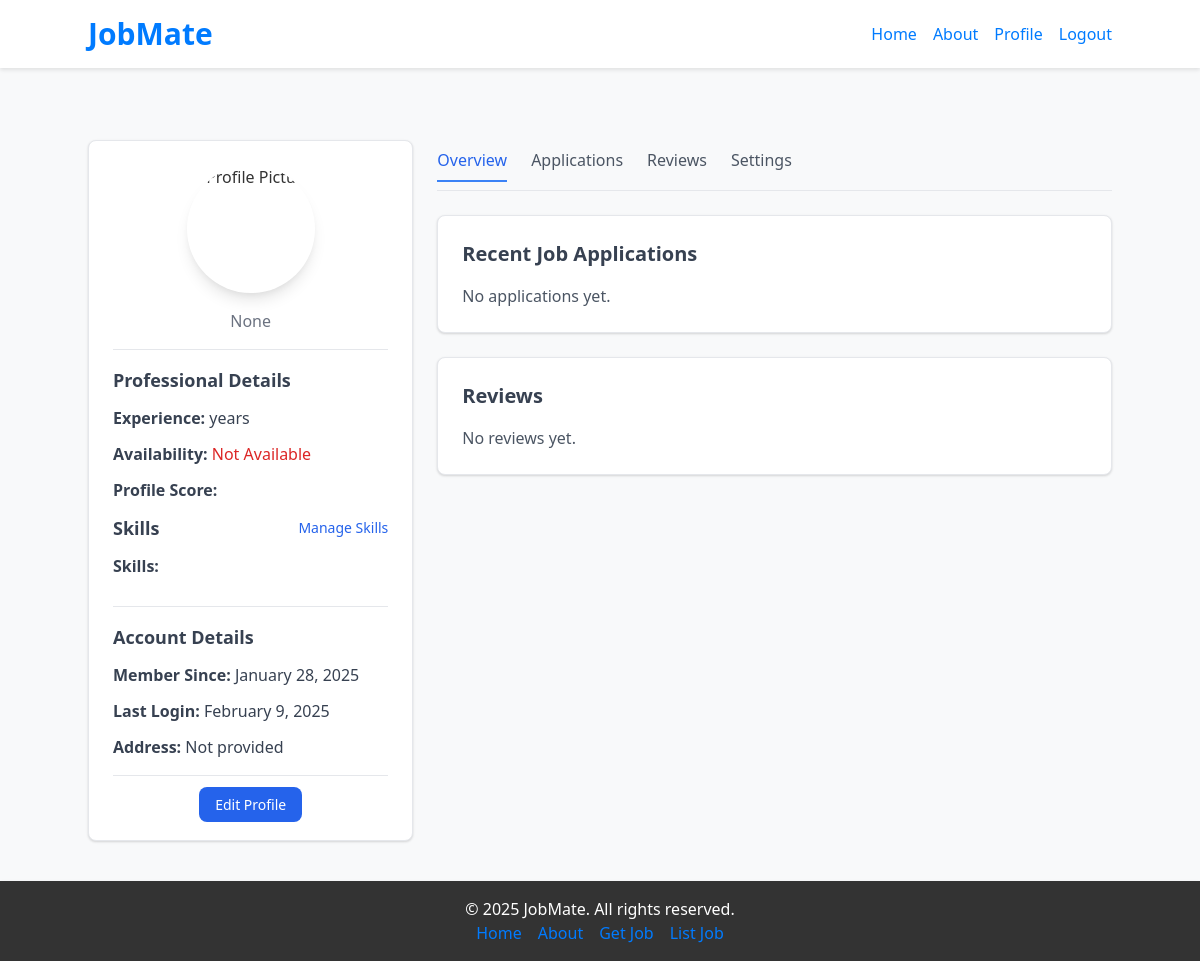
/worker/profile/ (signed in), run on an earlier commit of the app's database.
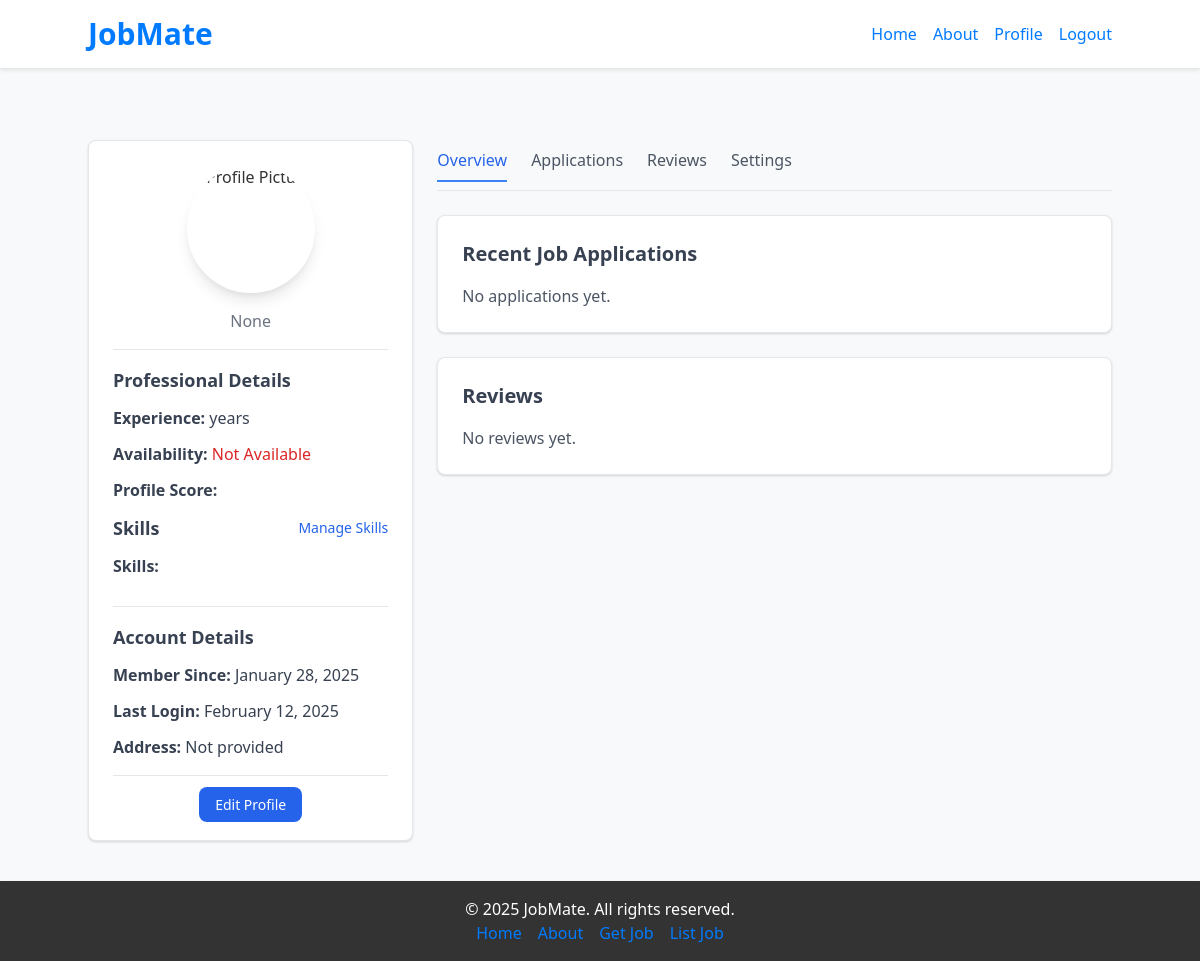
And on a later commit of the database.
### accounts/models.py (models this page shows)
class CustomUser(AbstractUser):
    ROLE_CHOICES = (
        ('worker', 'Worker'),
        ('contractor', 'Contractor'),
    )
    role = models.CharField(max_length=20, choices=ROLE_CHOICES, default='worker')
    phone = models.IntegerField(blank=True, null=True)
    address = models.TextField(blank=True, null=True)
    created_at = models.DateTimeField(auto_now_add=True)
    date_of_birth = models.DateField(blank=True, null=True)

### worker/views.py (the view)
# urls.py: path('profile/', views.profile_worker, name='worker-profile'),
@login_required(login_url='/login/')
def profile_worker(request):
    return render(request, 'worker_profile.html')

### worker/templates/worker_profile.html (shortened to what the changed rows need)
{% extends "base.html" %}
{% load static %}
{% block content %}
<div class="max-w-6xl mx-auto mt-8">
    <div class="grid grid-cols-1 md:grid-cols-3 gap-6">
        <div class="bg-white shadow rounded-lg p-6 border">
            <div class="text-center">
                <img src="{% static 'images/team1.jpg' %}" alt="Profile Picture" class="w-32 h-32 rounded-full mx-auto shadow-lg">
                <p class="text-gray-500">{{ user.phone }}</p>
            </div>
            <div class="space-y-3">
                <h3 class="text-lg font-semibold text-gray-700">Account Details</h3>
                <p class="text-gray-700"><strong>Member Since:</strong> {{ user.date_joined|date:"F j, Y" }}</p>
                <p class="text-gray-700"><strong>Last Login:</strong> {{ user.last_login|date:"F j, Y" }}</p>
                <p class="text-gray-700"><strong>Address:</strong> {{ user.address|default:"Not provided" }}</p>
            </div>
        </div>
    </div>
</div>
{% endblock %}

What changed in the data, as far as the page shows it:
changed CustomUser "None": last_login "February 9, 2025" → "February 12, 2025"
